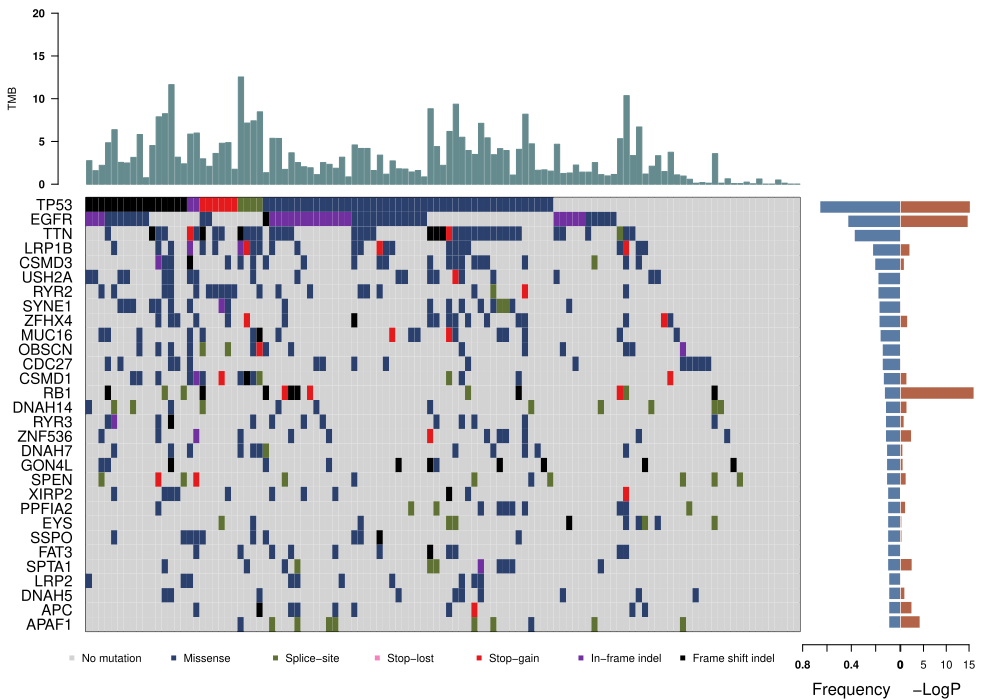

The R source for this figure:
library(plotrix)
library(RColorBrewer)
library(argparser)

argv <- arg_parser("")
argv <- add_argument(argv,"--file1", help="F1_MutGene_Matrix.txt")
argv <- add_argument(argv,"--file2", help="F2_MutGene_Stats.txt")
argv <- add_argument(argv,"--file3", help="F3_NumMut_Sorted.txt")
argv <- add_argument(argv,"--out", help="out")
argv <- parse_args(argv)
F1_MutGene_Matrix <- argv$file1
F2_MutGene_Stats <- argv$file2
F3_NumMut_Sorted <- argv$file3
out <- argv$out

F1<-read.table("F1_MutGene_Matrix.txt", sep="\t", quote="", header=TRUE, row.names=1)
F2<-read.table("F2_MutGene_Stats.txt", sep="\t", quote="", header=TRUE, row.names=1)
F3<-read.table("F3_NumMut_Sorted.txt", sep="\t", quote="", header=TRUE, row.names=1)

mutgene<-as.matrix(F1)
freq=0-F2$MutFreq

col<-matrix(rep("#000000",length(mutgene)),nrow=nrow(mutgene))
col[mutgene==0]<-"lightgrey"
col[mutgene==1]<-"#2B406D"
col[mutgene==2]<-"#5F7133"
col[mutgene==3]<-brewer.pal(9,"Set1")[8]
col[mutgene==4]<-brewer.pal(9,"Set1")[1]
col[mutgene==5]<-"#7030A0"
col[mutgene==6]<-"black"

F3$NumMut_MB[F3$NumMut_MB>20] = 20

loc1<-barplot(F3$NumMut_MB, space=0.4, plot=FALSE)
loc2<-barplot(rev(freq), horiz=TRUE, plot=FALSE)

pdf(out,width=10, height=7)
layout(matrix(c(1,1,1,2,3,4,5,5,5),3, 3, byrow = TRUE), widths=c(8,1,1), heights=c(1,2.5,0.3))

par(mar=c(0, 4.4, 1, 13), xpd=TRUE)
barplot(F3$NumMut_MB, col="#658B8E", border="#658B8E", space=0.2,	#col and border set color
names.arg="", ylab="TMB", xlab="", main="", cex.lab=1, cex.axis=1, font=2, las=1, ylim=c(0,20));

par(mar=c(1, 6.5, 1, 0) , xpd=TRUE)
color2D.matplot(mutgene, cellcolors=col, border = NA, lwd=20, main="", xlab="", ylab="", axes=FALSE)
axis(2,at=0.5:(nrow(F1)-0.5), labels = rev(row.names(F2)),las=1, cex.axis=1.4, font=1, line=FALSE,tick=FALSE)

par(mar= c(0, 0.2, 0, 0), xpd=TRUE)
barplot(rev(freq), horiz=TRUE, xaxt="n", xlim=c(-0.8, 0), xlab="", col="#5A7BA4", border=NA,space=0.25) 
axis(1, at=c(-0.8,-0.6, -0.4, -0.2, 0), labels=c("0.8","0.6", "0.4", "0.2", "0"), las=1, cex.axis=1,font = 2); 
mtext(side = 1, text = "Frequency", line = 3, cex=1,font = 1)

par(mar=c(0, 0, 0, 2), xpd=TRUE)
barplot(rev(F2$MinusLogP), horiz=TRUE, xlab="", col="#B36348", border=NA, cex.axis=1,font=1, space=0.25); 
mtext(side = 1, text = "-LogP", line = 3, cex=1,font = 1)

par(mar=c(0,12,0,24),xpd=TRUE)
plot(x=5,y=8,cex=0,xlab="",ylab="",xaxt="n",yaxt="n",frame.plot=FALSE)
legend("top",pch=15,col=c("lightgrey","#2B406D","#5F7133",border=brewer.pal(9,"Set1")[8],border=brewer.pal(9,"Set1")[1],"#7030A0","black"), border=FALSE,legend=c("No mutation", "Missense", "Splice-site", "Stop-lost", "Stop-gain", "In-frame indel", "Frame shift indel" ),cex=1,ncol=7,bty='n')
dev.off()
#################################################################################################################################################################
